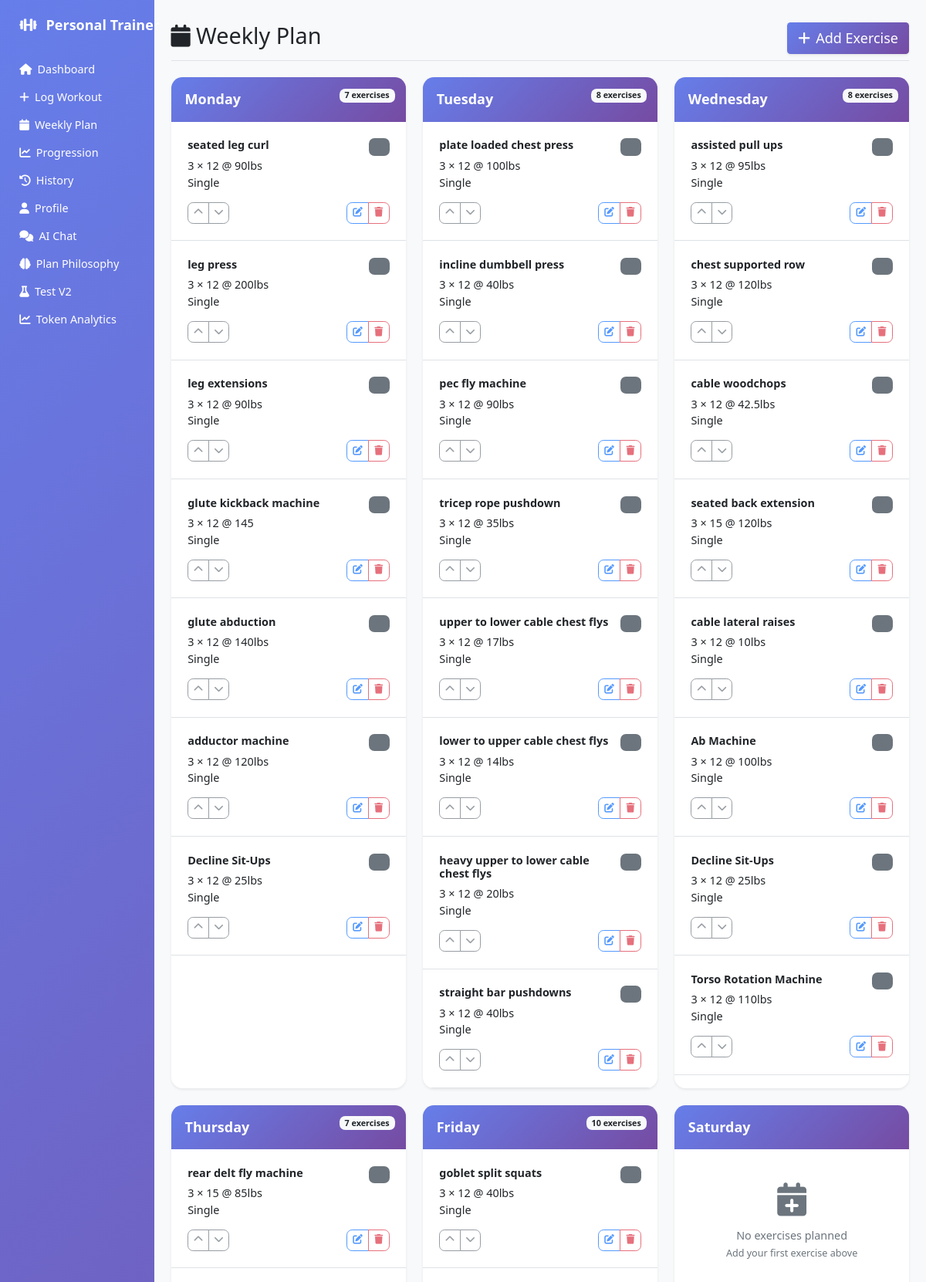
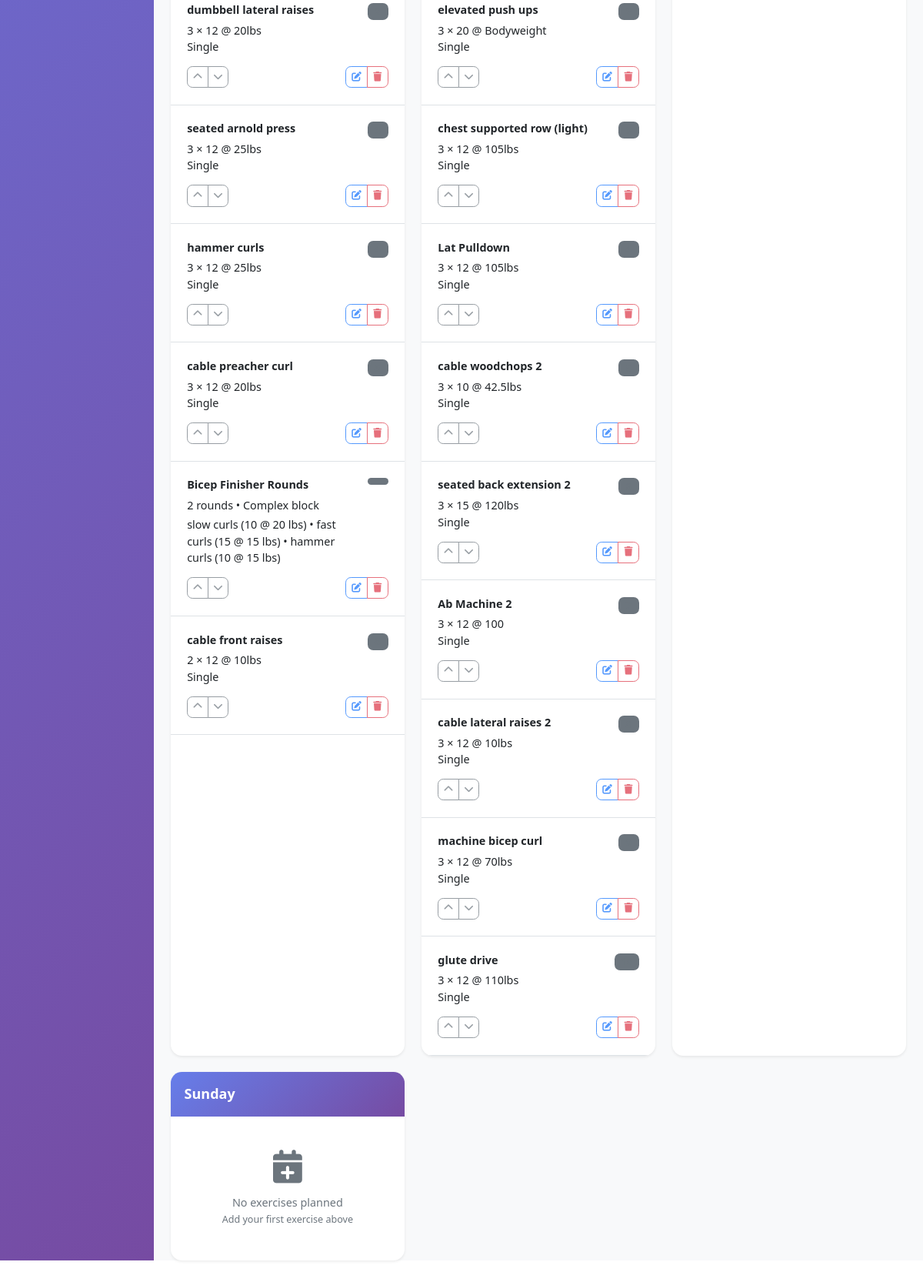
The page /weekly_plan on the database its author committed (2 pictures, top to bottom).
### tables this page shows
CREATE TABLE weekly_plan (
    id INTEGER PRIMARY KEY AUTOINCREMENT,
    day_of_week TEXT,
    exercise_name TEXT,
    target_sets INTEGER,
    target_reps TEXT,
    target_weight TEXT,
    exercise_order INTEGER,
    notes TEXT,
    created_date TEXT,
    updated_date TEXT
, order_index INTEGER DEFAULT 1, exercise_type TEXT DEFAULT "working_set", progression_rate TEXT DEFAULT "normal", created_by TEXT DEFAULT "user", newly_added BOOLEAN DEFAULT FALSE, date_added TEXT, progression_notes TEXT, block_type TEXT DEFAULT "single", meta_json TEXT DEFAULT "{}", members_json TEXT DEFAULT "[]");

### app.py (the view)
@app.route('/weekly_plan')
def weekly_plan():
    conn = get_db_connection()
    cursor = conn.cursor()
    cursor.execute("""
        SELECT
            id,
            day_of_week,
            exercise_name,
            COALESCE(target_sets, 0)      AS t_sets,
            COALESCE(target_reps, '')     AS t_reps,
            COALESCE(target_weight, '')   AS t_weight,
            COALESCE(exercise_order, 999) AS ord,
            COALESCE(block_type, 'single')  AS block_type,
            COALESCE(meta_json, '{}')       AS meta_json,
            COALESCE(members_json, '[]')    AS members_json
        FROM weekly_plan
        ORDER BY day_of_week, ord
    """)
    import json
    rows = cursor.fetchall()
    conn.close()
    plan_by_day = {}
    for row in rows:
        (row_id, day, exercise_name, t_sets, t_reps, t_weight, ord_idx,
         block_type, meta_json, members_json) = row
        if day not in plan_by_day:
            plan_by_day[day] = []
        if (block_type or '').lower() == 'circuit':
            try:
                meta = json.loads(meta_json) if meta_json else {}
            except Exception:
                meta = {}
            try:
                members = json.loads(members_json) if members_json else []
            except Exception:
                members = []
            try:
                rounds = int(meta.get('rounds', 1))
            except Exception:
                rounds = 1
            rounds = max(1, rounds)
            circuit_sets = []
            for r in range(rounds):
                for mi, m in enumerate(members):
                    circuit_sets.append({
                        'exercise': m.get('exercise', ''),
                        'block_type': 'circuit',
                        'member_idx': mi,
                        'set_idx': r,
                        'reps': m.get('reps'),
                        'weight': m.get('weight'),
                        'tempo': m.get('tempo'),
                        'status': 'planned'
                    })
            plan_by_day[day].append({
                'id': row_id,
                'block_type': 'circuit',
                'label': exercise_name,   # block title
                'order_index': ord_idx,
                'meta': meta,             # includes rounds
                'members': members,       # [{exercise, reps, weight, ...}]
                'sets': circuit_sets
            })
        else:
            plan_by_day[day].append({
                'id': row_id,
                'block_type': 'single',
                'exercise': exercise_name,
                'sets': t_sets,
                'reps': t_reps,
                'weight': t_weight,
                'order': ord_idx
            })
    return render_template('weekly_plan.html', plan_by_day=plan_by_day)

### app.py (called while the page is built)
def get_db_connection():
    conn = sqlite3.connect('workout_logs.db', timeout=60.0, check_same_thread=False)
    conn.execute('PRAGMA journal_mode=WAL')  # Enable WAL mode for better concurrency
    conn.execute('PRAGMA busy_timeout=30000')  # 30 second busy timeout
    conn.execute('PRAGMA synchronous=NORMAL')  # Better performance while still safe
    return conn

### templates/weekly_plan.html (shortened to what this page needs)
{% extends "base.html" %}
{% block content %}
<div class="d-flex justify-content-between flex-wrap flex-md-nowrap align-items-center pt-3 pb-2 mb-4 border-bottom">
    <h1 class="h2"><i class="fas fa-calendar me-2"></i>Weekly Plan</h1>
    <button class="btn btn-primary btn-lg shadow-sm" data-bs-toggle="modal" data-bs-target="#addExerciseModal">
        <i class="fas fa-plus me-2"></i>Add Exercise
    </button>
</div>
<div class="row g-4">
    {% set days = ['monday', 'tuesday', 'wednesday', 'thursday', 'friday', 'saturday', 'sunday'] %}
    {% for day in days %}
        <div class="col-md-6 col-xl-4">
            <div class="card h-100 shadow-sm border-0" style="border-radius: 16px; overflow: hidden;">
                <div class="card-header text-white position-relative" style="background: linear-gradient(135deg, #667eea 0%, #764ba2 100%); border: none; padding: 1.25rem;">
                    <h5 class="mb-0 fw-bold">{{ day.title() }}</h5>
                    {% if day in plan_by_day %}
                        <span class="badge bg-light text-dark position-absolute top-0 end-0 m-3">
                            {{ plan_by_day[day]|length }} exercises
                        </span>
                    {% endif %}
                </div>
                <div class="card-body p-0">
                    {% if day in plan_by_day %}
                        {% for exercise in plan_by_day[day] %}
                            <div class="exercise-item border-bottom p-4 position-relative" style="transition: all 0.2s ease;">
                                <div class="d-flex justify-content-between align-items-start mb-3">
                                    <div class="flex-grow-1 me-3">
                                        <h6 class="fw-bold mb-2 text-dark">
                                            {% if exercise.block_type == 'circuit' %}
                                                {{ exercise.label }}
                                            {% else %}
                                                {{ exercise.exercise }}
                                            {% endif %}
                                        </h6>
                                        <div class="exercise-info">
                            {% if exercise.block_type == 'circuit' %}
                              <div class="text-sm text-muted-foreground">
                                {{ exercise.meta.rounds or 1 }} rounds • Complex block
                              </div>
                              <div class="mt-1 text-sm">
                                {% if exercise.members and exercise.members|length > 0 %}
                                  {% for m in exercise.members %}
                                    {% set exname = m.exercise or m.name or 'Movement' %}
                                    {% if m.reps is not none and m.weight %}
                                      {{ exname }} ({{ m.reps }} @ {{ m.weight }})
                                    {% elif m.reps is not none %}
                                      {{ exname }} ({{ m.reps }} reps)
                                    {% elif m.weight %}
                                      {{ exname }} ({{ m.weight }})
                                    {% else %}
                                      {{ exname }}
                                    {% endif %}
                                    {% if not loop.last %} • {% endif %}
                                  {% endfor %}
                                {% endif %}
                              </div>
                            {% else %}
                              <div class="text-sm text-muted-foreground">
                                {{ exercise.sets }} × {{ exercise.reps }}{% if exercise.weight %} @ {{ exercise.weight }}{% endif %}
                              </div>
                              <div class="text-xs">Single</div>
                            {% endif %}
                        </div>
                                    </div>
                                    <span class="badge bg-secondary bg-opacity-20 text-secondary fw-bold" style="font-size: 0.9rem; min-width: 30px;">
                                    </span>
                                </div>
                                <div class="exercise-actions">
                                    <div class="btn-toolbar justify-content-between" role="toolbar">
                                        <div class="btn-group btn-group-sm" role="group">
                                            <button class="btn btn-outline-secondary btn-sm"
                                                    onclick="moveExercise('{{ day }}', '{{ exercise.exercise }}', 'up')"
                                                    style="border-radius: 8px 0 0 8px;">
                                                <i class="fas fa-chevron-up"></i>
                                            </button>
                                            <button class="btn btn-outline-secondary btn-sm"
                                                    onclick="moveExercise('{{ day }}', '{{ exercise.exercise }}', 'down')"
                                                    style="border-radius: 0 8px 8px 0;">
                                                <i class="fas fa-chevron-down"></i>
                                            </button>
                                        </div>
                                        <div class="btn-group btn-group-sm" role="group">
                                            <button class="btn btn-outline-primary btn-sm edit-btn"
                                                    data-id="{{ exercise.id }}"
                                                    data-day="{{ day }}"
                                                    data-exercise="{{ exercise.exercise }}"
                                                    data-sets="{{ exercise.sets }}"
                                                    data-reps="{{ exercise.reps }}"
                                                    data-weight="{{ exercise.weight }}"
                                                    data-notes="{{ exercise.notes }}"
                                                    data-progression-notes="{{ exercise.progression_notes or '' }}"
                                                    style="border-radius: 8px 0 0 8px;">
                                                <i class="fas fa-edit"></i>
                                            </button>
                                            <button class="btn btn-outline-danger btn-sm"
                                                    onclick="deleteExercise('{{ day }}', '{{ exercise.exercise }}')"
                                                    style="border-radius: 0 8px 8px 0;">
                                                <i class="fas fa-trash"></i>
                                            </button>
                                        </div>
                                    </div>
                                </div>
                            </div>
                        {% endfor %}
                    {% else %}
                        <div class="text-center py-5">
                            <i class="fas fa-calendar-plus fa-3x text-muted mb-3"></i>
                            <p class="text-muted mb-0">No exercises planned</p>
                            <small class="text-muted">Add your first exercise above</small>
                        </div>
                    {% endif %}
                </div>
            </div>
        </div>
    {% endfor %}
</div>
{% endblock %}

### templates/base.html (style rules this page uses)
body { zoom: 0.9; transform-origin: top left; }
.card { border: none; border-radius: 15px; box-shadow: 0 4px 6px rgba(0, 0, 0, 0.1); }
.btn-primary { background: linear-gradient(135deg, #667eea 0%, #764ba2 100%); border: none; }

### templates/weekly_plan.html (style rules this page uses)
.exercise-actions { opacity: 0.7; transition: opacity 0.2s ease; }
.btn-group .btn { border-width: 1px; transition: all 0.2s ease; }
.card { transition: transform 0.2s ease, box-shadow 0.2s ease; }
.badge { border-radius: 8px; }

### rows shown on the page
weekly_plan: exercise "seated leg curl", sets "3", reps "12", weight "90lbs"
weekly_plan: exercise "leg press", sets "3", reps "12", weight "200lbs"
weekly_plan: exercise "leg extensions", sets "3", reps "12", weight "90lbs"
weekly_plan: exercise "glute kickback machine", sets "3", reps "12", weight "145"
weekly_plan: exercise "glute abduction", sets "3", reps "12", weight "140lbs"
weekly_plan: exercise "adductor machine", sets "3", reps "12", weight "120lbs"
weekly_plan: exercise "Decline Sit-Ups", sets "3", reps "12", weight "25lbs"
weekly_plan: exercise "plate loaded chest press", sets "3", reps "12", weight "100lbs"
weekly_plan: exercise "incline dumbbell press", sets "3", reps "12", weight "40lbs"
weekly_plan: exercise "pec fly machine", sets "3", reps "12", weight "90lbs"
weekly_plan: exercise "tricep rope pushdown", sets "3", reps "12", weight "35lbs"
weekly_plan: exercise "upper to lower cable chest flys", sets "3", reps "12", weight "17lbs"
weekly_plan: exercise "lower to upper cable chest flys", sets "3", reps "12", weight "14lbs"
weekly_plan: exercise "heavy upper to lower cable chest flys", sets "3", reps "12", weight "20lbs"
weekly_plan: exercise "straight bar pushdowns", sets "3", reps "12", weight "40lbs"
weekly_plan: exercise "assisted pull ups", sets "3", reps "12", weight "95lbs"
weekly_plan: exercise "chest supported row", sets "3", reps "12", weight "120lbs"
weekly_plan: exercise "cable woodchops", sets "3", reps "12", weight "42.5lbs"
weekly_plan: exercise "seated back extension", sets "3", reps "15", weight "120lbs"
weekly_plan: exercise "cable lateral raises", sets "3", reps "12", weight "10lbs"
weekly_plan: exercise "Ab Machine", sets "3", reps "12", weight "100lbs"
weekly_plan: exercise "Decline Sit-Ups", sets "3", reps "12", weight "25lbs"
weekly_plan: exercise "Torso Rotation Machine", sets "3", reps "12", weight "110lbs"
weekly_plan: exercise "rear delt fly machine", sets "3", reps "15", weight "85lbs"
weekly_plan: exercise "dumbbell lateral raises", sets "3", reps "12", weight "20lbs"
weekly_plan: exercise "seated arnold press", sets "3", reps "12", weight "25lbs"
weekly_plan: exercise "hammer curls", sets "3", reps "12", weight "25lbs"
weekly_plan: exercise "cable preacher curl", sets "3", reps "12", weight "20lbs"
weekly_plan: label "Bicep Finisher Rounds", meta "2", members "slow curls" "fast curls" "hammer curls", reps "10" "15" "10", weight "20 lbs" "15 lbs" "15 lbs"
weekly_plan: exercise "cable front raises", sets "2", reps "12", weight "10lbs"
weekly_plan: exercise "goblet split squats", sets "3", reps "12", weight "40lbs"
weekly_plan: exercise "elevated push ups", sets "3", reps "20", weight "Bodyweight"
weekly_plan: exercise "chest supported row (light)", sets "3", reps "12", weight "105lbs"
weekly_plan: exercise "Lat Pulldown", sets "3", reps "12", weight "105lbs"
weekly_plan: exercise "cable woodchops 2", sets "3", reps "10", weight "42.5lbs"
weekly_plan: exercise "seated back extension 2", sets "3", reps "15", weight "120lbs"
weekly_plan: exercise "Ab Machine 2", sets "3", reps "12", weight "100"
weekly_plan: exercise "cable lateral raises 2", sets "3", reps "12", weight "10lbs"
weekly_plan: exercise "machine bicep curl", sets "3", reps "12", weight "70lbs"
weekly_plan: exercise "glute drive", sets "3", reps "12", weight "110lbs"

### other values the page prints
{{ day.title() }} "Monday" "Tuesday" "Wednesday" "Thursday" "Friday" "Saturday" "Sunday"
{{ plan_by_day[day]|length }} "7" "8" "8" "7" "10"
